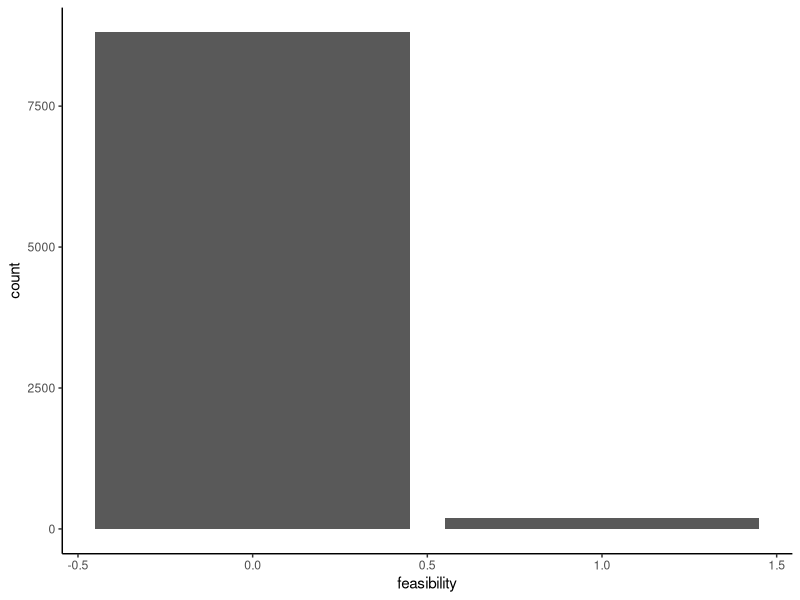
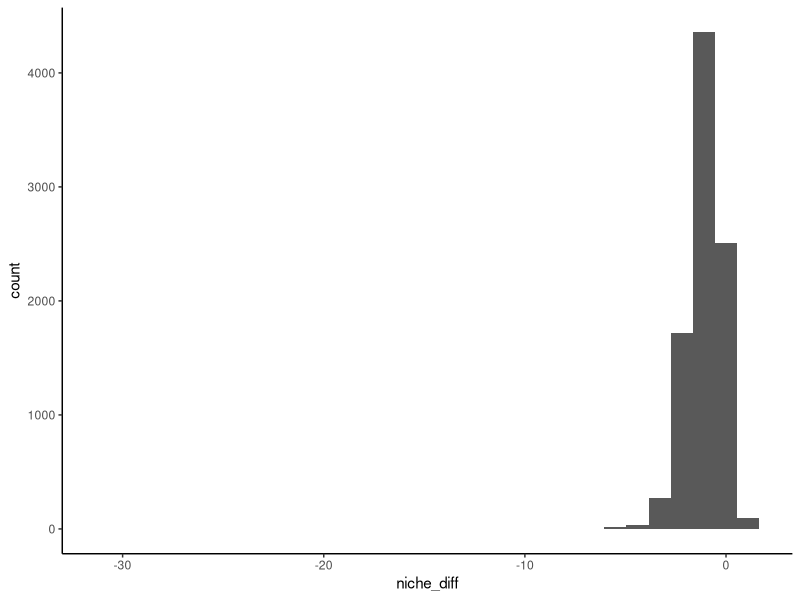
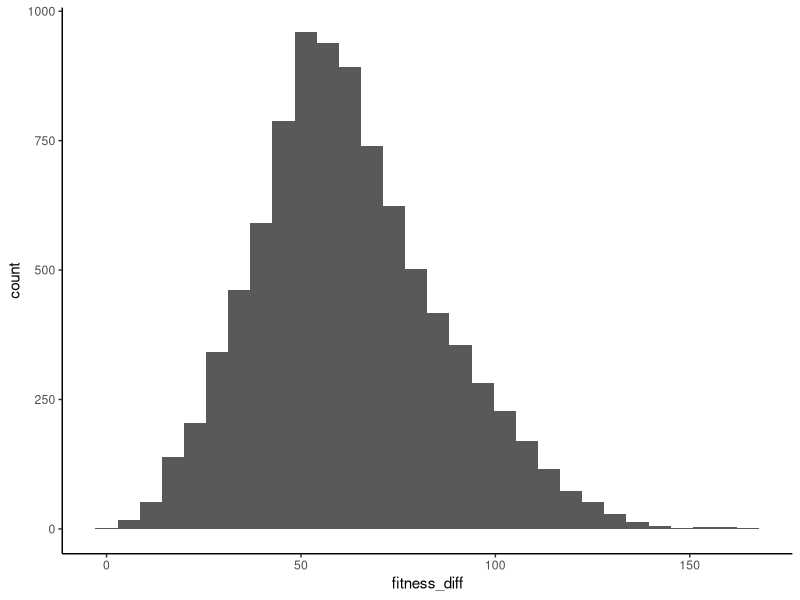
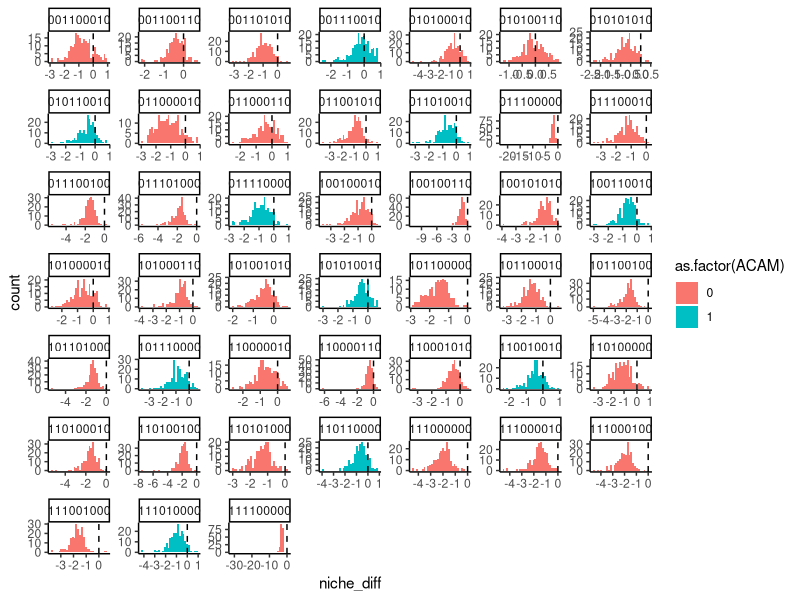
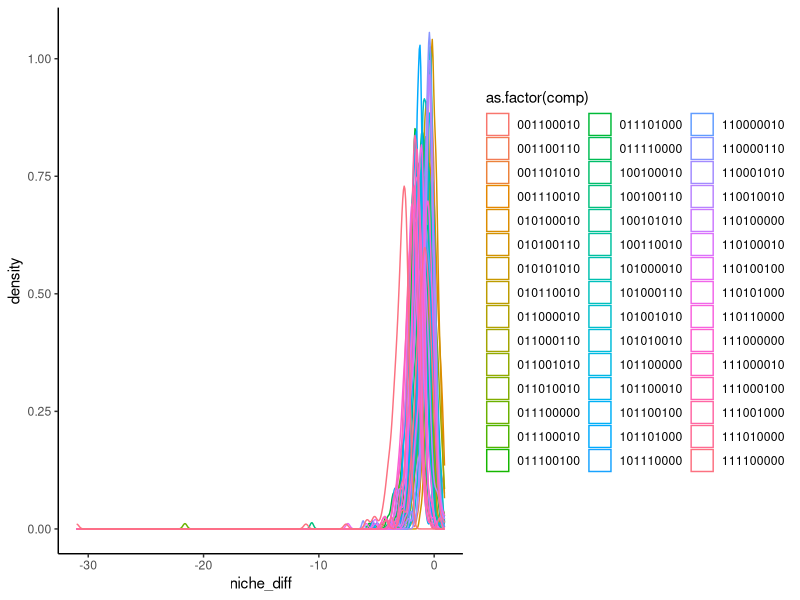
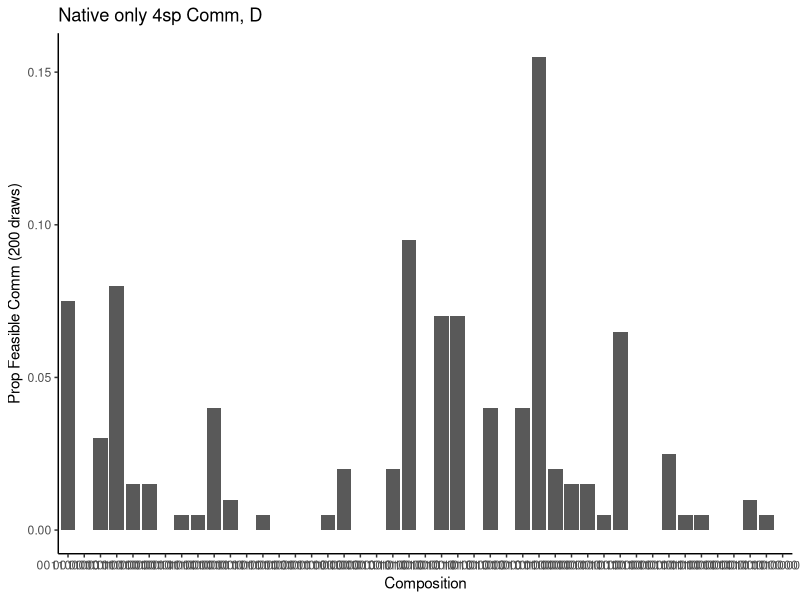
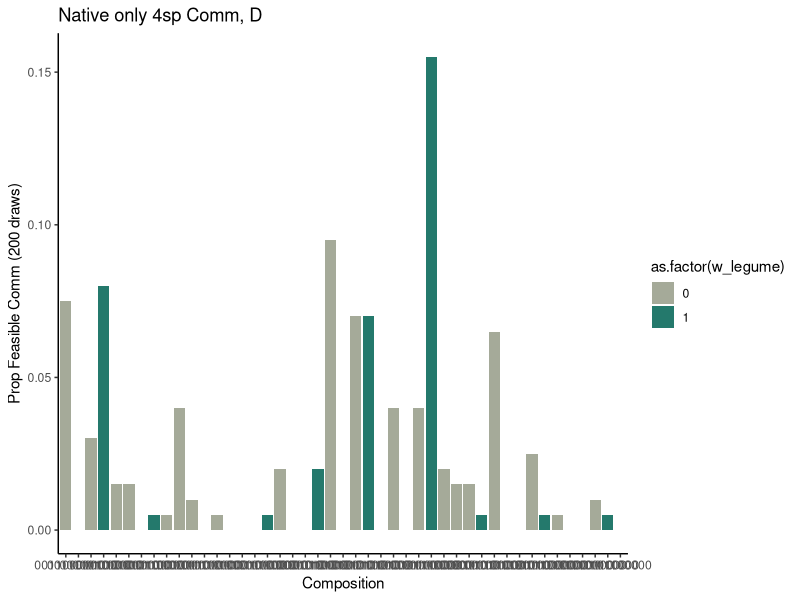
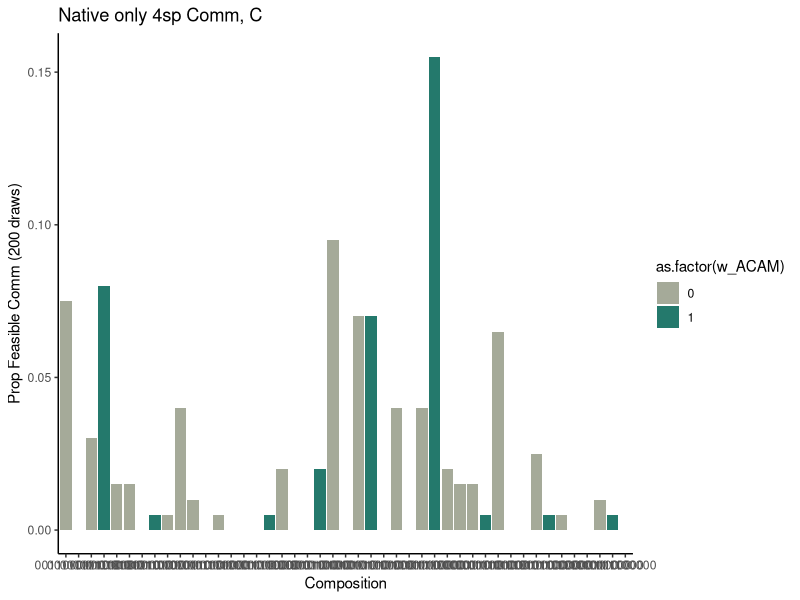

Reproduce these figures in R, in order.

# Set up Env ####
library(tidyverse)

calcSE<-function(x){
  x2<-na.omit(x)
  sd(x2)/sqrt(length(x2))
}

fig_loc = "analyses/interactions_v_traits/structural_coexistence/prelim_figs/"
theme_set(theme_classic())

# Read in data ####
natcommD = read.csv("analyses/interactions_v_traits/structural_coexistence/run_structural/nat_only_D_structural_results_20240729.csv")

natcommC = read.csv("analyses/interactions_v_traits/structural_coexistence/run_structural/nat_only_C_structural_results_20240729.csv")

# Clean data ####
natcommD_vis = natcommD %>%
  filter(!is.na(GITR))%>%
  mutate(MAEL = 0,
    comp = paste0(GITR, LENI, MICA, PLER, ACAM, AMME, PLNO, TWIL, MAEL),
         treatment = "D")

natcommC_vis = natcommC %>%
  filter(!is.na(GITR))%>%
  mutate(AMME = 0, TWIL = 0,
    comp = paste0(GITR, LENI, MICA, PLER, ACAM, AMME, PLNO, TWIL, MAEL),
         treatment = "C")

## join together
allnat = rbind(natcommC_vis, natcommD_vis) %>%
  select(-X)

## Explore missing data ####
ggplot(natcommD_vis, aes(x=feasibility)) +
  geom_bar()
## 9400 NAs for feasibility, N diff, and Fitness diff

nrow(natcommD_vis[natcommD_vis$feasibility == 1 & !is.na(natcommD_vis$feasibility),])
## 163 feasible comm 
nrow(natcommD_vis[!is.na(natcommD_vis$feasibility),])
## 4600 rows that are not NAs for feasibility, etc. 

natcommD_filt = natcommD_vis %>%
  filter(!is.na(feasibility))
## all sp present in these comms

unique(natcommD_filt$comp)
## 23 unique communities; 23x200 = 4600; calculations for these communities worked every time & the ones that did not work didn't work any of the 200 times

# Explore Raw Outputs ####
## niche diffs
ggplot(natcommD_filt, aes(x=niche_diff)) +
  geom_histogram()

## fitness diffs
ggplot(natcommD_filt, aes(x=fitness_diff)) +
  geom_histogram()

## by composition & legume presence
ggplot(natcommD_filt, aes(x=niche_diff, fill = as.factor(ACAM))) +
  geom_histogram() +
  facet_wrap(~comp, scales = "free") +
  geom_vline(xintercept = 0, linetype = "dashed")

## by composition
ggplot(natcommD_filt, aes(x=niche_diff, color = as.factor(comp))) +
  geom_density()   

# Summarise ####
## Prop Feasible ####
prop_feas = natcommD_filt %>%
  group_by(comp) %>%
  summarise(num_feas = sum(feasibility),
            prop_feasible = num_feas/n(),
            mean_niche = mean(niche_diff),
            mean_fitness = mean(fitness_diff),
            se_niche = calcSE(niche_diff),
            se_fitness = calcSE(fitness_diff)) %>%
  mutate(w_legume = ifelse(substr(comp, start = 5, stop = 5) == 1, 1, 
                           ifelse(substr(comp, start = 9, stop = 9) == 1, 1, 0)),
         w_ACAM = ifelse(substr(comp, start = 5, stop = 5) == 1, 1, 0),
         w_TWIL = ifelse(substr(comp, start = 9, stop = 9) == 1, 1, 0)) %>%
  filter(!is.na(num_feas))

ggplot(prop_feas, aes(x=as.factor(comp), y=prop_feasible)) +
  geom_bar(stat = 'identity') +
  ggtitle("Native only 4sp Comm, D") +
  xlab("Composition") +
  ylab("Prop Feasible Comm (200 draws)")
#ggsave(paste0(fig_loc, "nat_only_C_4spcomm.png"), width = 10, height = 3)

ggplot(prop_feas, aes(x=as.factor(comp), y=prop_feasible, fill = as.factor(w_legume))) +
  geom_bar(stat = 'identity') +
  ggtitle("Native only 4sp Comm, D") +
  xlab("Composition") +
  ylab("Prop Feasible Comm (200 draws)") +
  scale_fill_manual(values = c("#A5AA99", "#24796C"))
#ggsave(paste0(fig_loc, "nat_only_C_4spcomm_legume.png"), width = 10, height = 3)

ggplot(prop_feas, aes(x=as.factor(comp), y=prop_feasible, fill = as.factor(w_ACAM))) +
  geom_bar(stat = 'identity') +
  ggtitle("Native only 4sp Comm, C") +
  xlab("Composition") +
  ylab("Prop Feasible Comm (200 draws)") +
  scale_fill_manual(values = c("#A5AA99", "#24796C"))
#ggsave(paste0(fig_loc, "nat_only_C_4spcomm_ACAM.png"), width = 10, height = 3)

ggplot(prop_feas, aes(x=as.factor(comp), y=prop_feasible, fill = as.factor(w_TWIL))) +
  geom_bar(stat = 'identity') +
  ggtitle("Native only 4sp Comm, C") +
  xlab("Composition") +
  ylab("Prop Feasible Comm (200 draws)") +
  scale_fill_manual(values = c("#A5AA99", "#24796C"))
#ggsave(paste0(fig_loc, "nat_only_C_4spcomm_TWIL.png"), width = 10, height = 3)

#E58606,#5D69B1,#52BCA3,#99C945,#CC61B0,#24796C,#DAA51B,#2F8AC4,#764E9F,#ED645A,#CC3A8E,#A5AA99

ggplot(prop_feas, aes(x=mean_niche, y=mean_fitness, color = as.factor(w_legume))) +
  geom_point() +
  geom_errorbar(aes(ymin = mean_fitness - se_fitness, ymax = mean_fitness + se_fitness), width = 0.05)+
  geom_errorbarh(aes(xmax = mean_niche + se_niche, xmin = mean_niche - se_niche), height = 1)
#ggsave(paste0(fig_loc, "nat_only_D_niche_fitness_diffs_scatter.png"), width = 6, height = 3)

## Prop Feasible by Sp ####
num_pres = allnat %>%
  pivot_longer(c(1:7,12,13), names_to = "species", values_to = "PA") %>%
  filter(PA != 0) %>%
  group_by(species, comp, treatment) %>%
  summarise(num_feas = sum(feasibility, na.rm = T)) %>%
  mutate(feas_PA = ifelse(num_feas > 0, 1, 0)) %>%
  ungroup() %>%
  group_by(species, treatment) %>%
  summarise(num_feas_present = sum(feas_PA)) %>%
  mutate(legume = ifelse(species %in% c("ACAM", "TWIL"), 1, 0))
  
ggplot(num_pres, aes(x=species, y=num_feas_present, fill = as.factor(legume))) +
  geom_bar(stat = 'identity') +
  facet_wrap(~treatment) +
  ylab("Number of Feasible Communities where Present") +
  xlab("Species") +
  scale_fill_manual(values = c("#A5AA99", "#24796C"))

ggsave(paste0(fig_loc, "nat_num_comm_present.png"), width = 10, height = 4)

